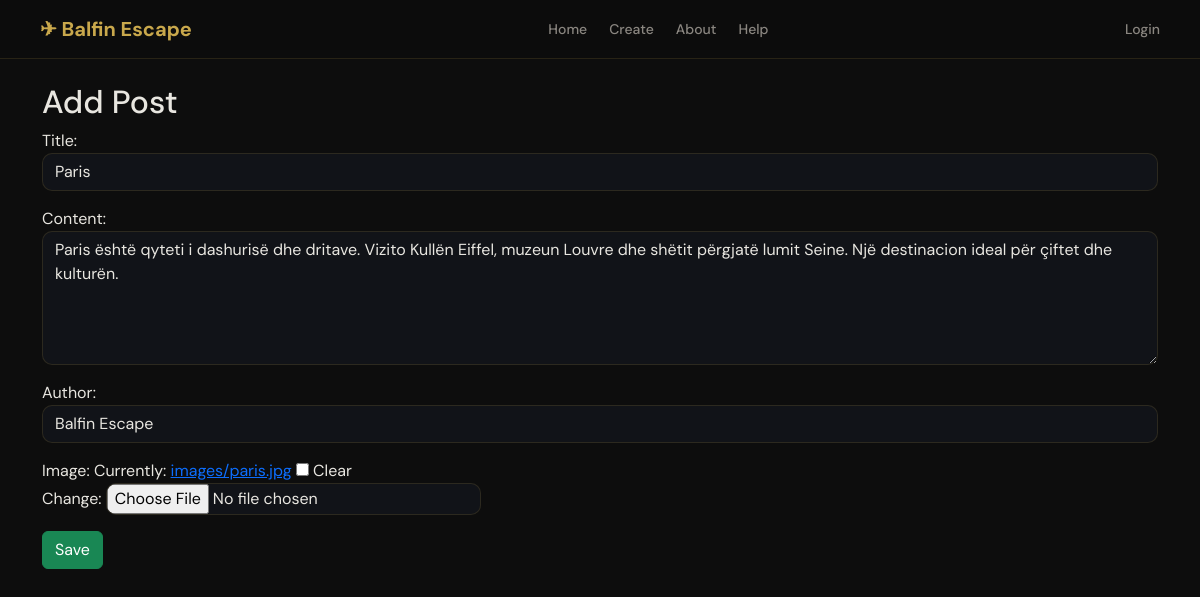
Page /edit/4/ on the committed database.
### agency/models.py (models this page shows, shortened)
class Post(models.Model):
    title = models.CharField(max_length=200)
    content = models.TextField()
    author = models.CharField(max_length=100)
    image = models.ImageField(upload_to='images/', blank=True, null=True)
    likes = models.PositiveIntegerField(default=0)
    dislikes = models.PositiveIntegerField(default=0)
    created_at = models.DateTimeField(auto_now_add=True)
    class Meta:
        ordering = ['-created_at']

### agency/views.py (the view, shortened to what this page needs)
# urls.py: path('edit/<int:pk>/', views.edit_post, name='edit'),
def edit_post(request, pk):
    post = get_object_or_404(Post, id=pk)
    form = PostForm(request.POST or None, instance=post)
    return render(request, 'agency/post_form.html', {'form': form})

### agency/forms.py
class PostForm(forms.ModelForm):
    class Meta:
        model = Post
        fields = ['title', 'content', 'author', 'image']
        widgets = {
            'title': forms.TextInput(attrs={
                'class': 'form-control',
                'placeholder': 'Titulli i postit'
            }),
            'content': forms.Textarea(attrs={
                'class': 'form-control',
                'rows': 5,
                'placeholder': 'Përshkrimi...'
            }),
            'author': forms.TextInput(attrs={
                'class': 'form-control',
                'placeholder': 'Autori'
            }),
        }

### agency/templates/agency/post_form.html (shortened to what this page needs)
{% extends 'agency/base.html' %}
{% block content %}
<h2>Add Post</h2>
<form method="POST">
    {{ form.as_p }}
    <button class="btn btn-success">Save</button>
</form>
{% endblock %}

### agency/templates/agency/base.html (style rules this page uses)
:root { --bg: #0D0D0D; --panel: #161A22; --gold: #C9A84C; --text: #E8E6E0; --muted: #8A8680; --border: rgba(201,168,76,0.15); }
body { font-family: 'DM Sans', sans-serif; background: var(--bg); color: var(--text); margin: 0; }
input, textarea, select { background: #111318 !important; border: 1px solid var(--border) !important; color: var(--text) !important; border-radius: 10px !important; }

### rows in the picture
Post: title "Paris", content "Paris është qyteti i dashurisë dhe dritave. Vizito Kullën Eiffel, muzeun Louvre dhe shëtit përgjatë lumit Seine. Një destinacion ideal për çiftet dhe kulturën.", author "Balfin Escape"
